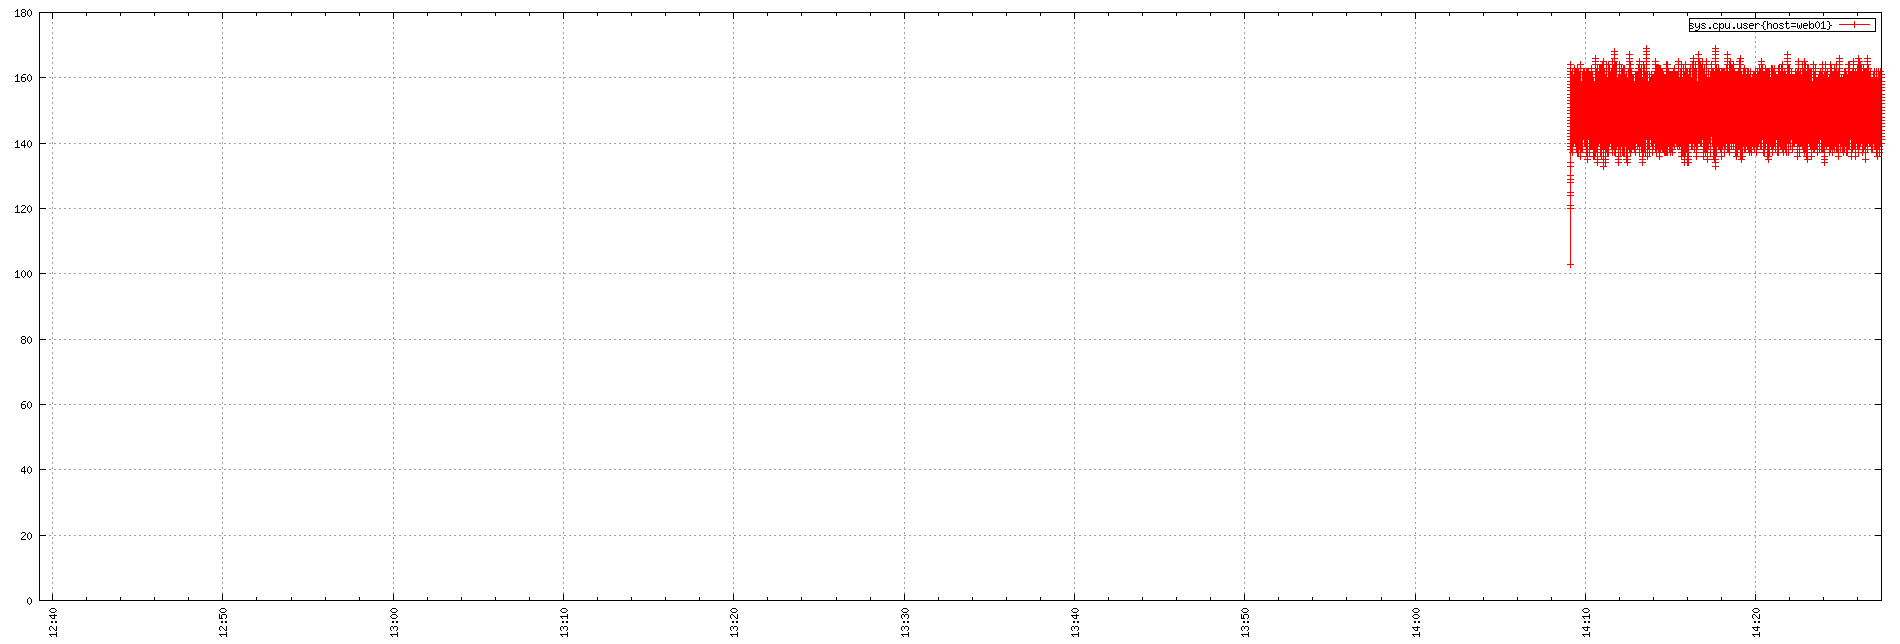

gnuplot code for this plot:
set term png small size 1900,644
set xdata time
set timefmt "%s"
if (GPVAL_VERSION < 4.6) set xtics rotate; else set xtics rotate right
set output "${TMPDIR-'tmp'}/tsd/d02559da.png"
set xrange ["1673872754":"1673879243"]
set format x "%H:%M"
set grid
set style data linespoint
set key right box
set yrange [0:]
plot  "${TMPDIR-'tmp'}/tsd/d02559da_0.dat" using 1:2 title "sys.cpu.user{host=web01}"
